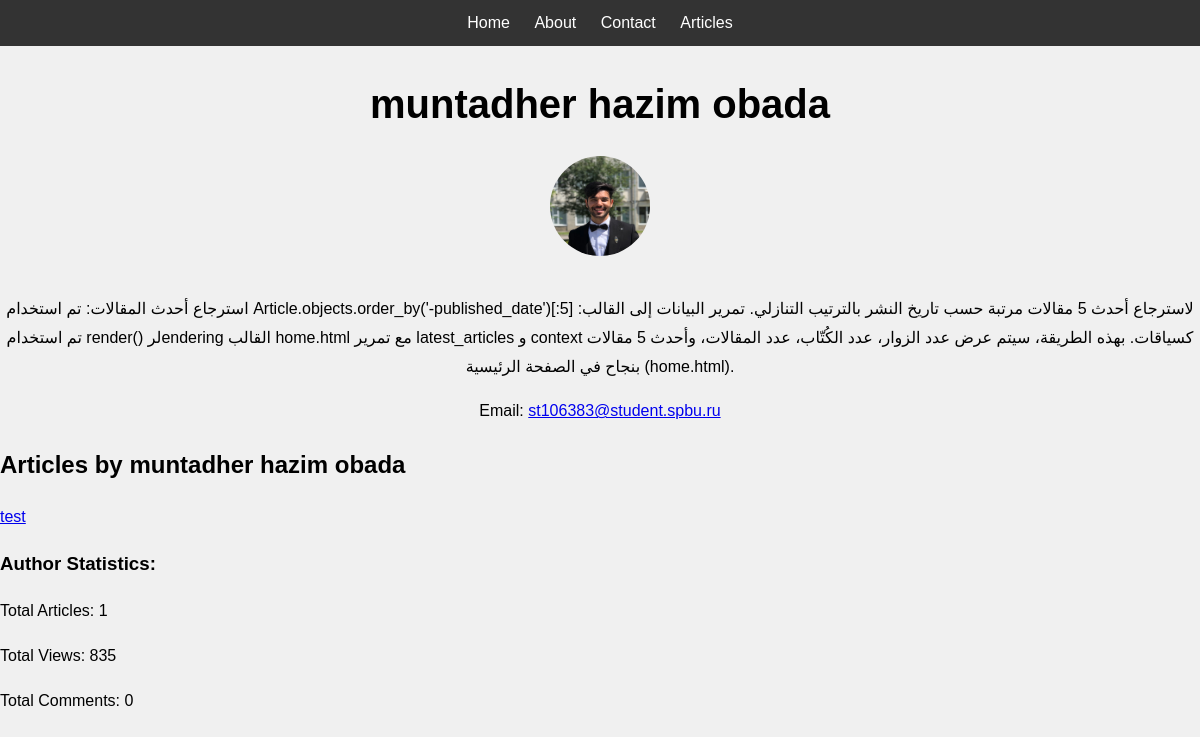
Page /author/1/ on the committed database.
### myapp/models.py (models this page shows, shortened)
class Author(models.Model):
    name = models.CharField(max_length=100)
    bio = models.TextField()
    profile_picture = models.ImageField(upload_to='authors/', blank=True, null=True)
    social_media_links = models.JSONField(default=dict, blank=True)
    email = models.EmailField(blank=True, null=True)
    website = models.URLField(blank=True, null=True)
    twitter_handle = models.CharField(max_length=100, blank=True, null=True)
    facebook_handle = models.CharField(max_length=100, blank=True, null=True)
    instagram_handle = models.CharField(max_length=100, blank=True, null=True)

class Article(models.Model):
    title = models.CharField(max_length=200)
    slug = models.SlugField(unique=True, max_length=200, blank=True)
    summary = models.TextField(max_length=500)
    content = HTMLField()
    category = models.ForeignKey('Category', on_delete=models.CASCADE)
    image = ProcessedImageField(upload_to='images/',
                                processors=[ResizeToFill(800, 600)],
                                format='JPEG',
                                options={'quality': 90})
    author = models.ForeignKey('Author', on_delete=models.CASCADE)
    likes = models.PositiveIntegerField(default=0)  # تغيير اسم الحقل هنا
    published_date = models.DateTimeField(default=timezone.now)
    updated_date = models.DateTimeField(auto_now=True)
    views = models.PositiveIntegerField(default=0)
    tags = TaggableManager()

### myapp/views.py (the view)
# urls.py: path('author/<int:pk>/', views.author_detail, name='author_detail'),
def author_detail(request, pk):
    author = get_object_or_404(Author, pk=pk)
    articles = Article.objects.filter(author=author)
    total_views = sum(article.views for article in articles)
    total_comments = sum(article.comments.count() for article in articles)
    context = {
        'author': author,
        'articles': articles,
        'total_views': total_views,
        'total_comments': total_comments,
    }
    return render(request, 'author_detail.html', context)

### myapp/templates/author_detail.html (shortened to what this page needs)
{% extends 'base.html' %}
{% block content %}
<div class="author-profile">
    <h1>{{ author.name }}</h1>
    <img src="{{ author.profile_picture.url }}" alt="{{ author.name }}" style="width:100px;height:100px;border-radius:50%;">
    <p>{{ author.bio }}</p>
    <p>Email: <a href="mailto:{{ author.email }}">{{ author.email }}</a></p>
</div>
<h2>Articles by {{ author.name }}</h2>
<ul class="article-list">
    {% for article in articles %}
    <li><a href="{% url 'article_detail' article.slug %}">{{ article.title }}</a></li>
    {% endfor %}
</ul>
<h3>Author Statistics:</h3>
<p>Total Articles: {{ articles.count }}</p>
<p>Total Views: {{ total_views }}</p>
<p>Total Comments: {{ total_comments }}</p>
{% endblock %}

### myapp/static/CSS/styles.css (style rules this page uses)
body { font-family: Arial, sans-serif; line-height: 1.6; background-color: #f0f0f0; margin: 0; padding: 0; }
h1 { font-size: 2.5rem; margin-bottom: 20px; }
p { font-size: 1rem; line-height: 1.8; margin-bottom: 15px; }

### myapp/templates/author_detail.html (style rules this page uses)
.author-profile { text-align: center; margin-bottom: 20px; }
.author-profile img { margin-bottom: 15px; }
.article-list { list-style: none; padding: 0; }
.article-list li { margin-bottom: 10px; }

### rows in the picture
Author: name "muntadher hazim obada", profile_picture (picture), bio "استرجاع أحدث المقالات: تم استخدام Article.objects.order_by('-published_date')[:5] لاسترجاع أحدث 5 مقالات مرتبة حسب تاريخ النشر بالترتيب التنازلي. تمرير البيانات إلى القالب: تم استخدام render() لرendering القالب home.html مع تمرير latest_articles و context كسياقات. بهذه الطريقة، سيتم عرض عدد الزوار، عدد الكُتّاب، عدد المقالات، وأحدث 5 مقالات بنجاح في الصفحة الرئيسية (home.html).", email "st106383@student.spbu.ru"
Article: title "test"

### other values in the picture
{{ articles.count }} "1"
{{ total_views }} "835"
{{ total_comments }} "0"
